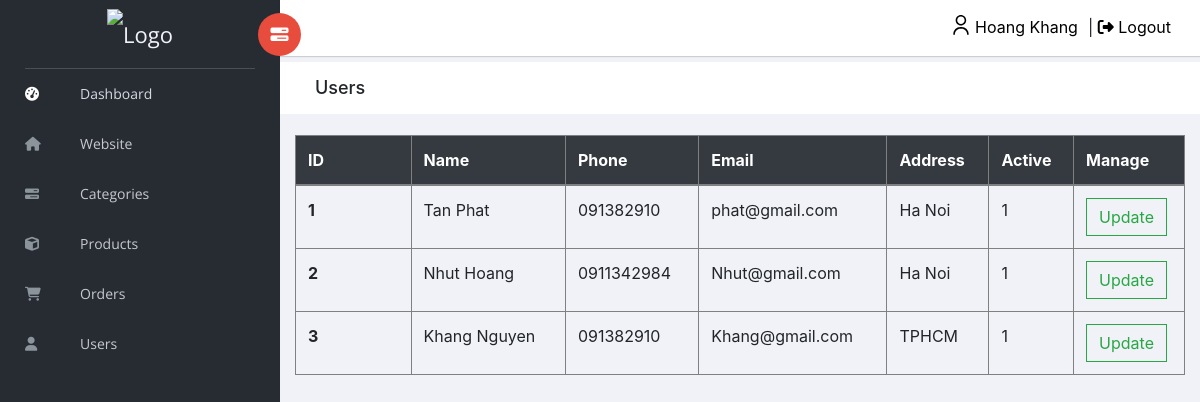
Page /admin/users.php (signed in) on the committed database.
### tables this page shows
CREATE TABLE `users` (
  `user_id` int(11) NOT NULL,
  `username` varchar(255) NOT NULL,
  `phone` varchar(50) NOT NULL,
  `email` varchar(100) NOT NULL,
  `address` varchar(255) NOT NULL,
  `password` varchar(100) NOT NULL,
  `active` int(11) NOT NULL
);

### admin/users.php (the view, shortened to what this page needs)
<?php
include("../db/connect.php");
include("include/head.php");
if(!isset($_SESSION['adminName'])){
?>
<script>
    alert("You can not access this page");
    window.location.replace("index.php");
</script>
<?php
} else {
$userPerPage = 10;
$pageNum = 1;
$offset = ($pageNum - 1) * $userPerPage;
?>
<body>
    <?php
    include('header.php');
    ?>
    <div style="padding:15px;">
        <table style="border:1px solid grey" class="table table-bordered">
            <thead class="thead-dark">
                <tr>
                    <th class="bor-white" scope="col">ID</th>
                    <th class="bor-white" scope="col">Name</th>
                    <th class="bor-white" scope="col">Phone</th>
                    <th class="bor-white" scope="col">Email</th>
                    <th class="bor-white" scope="col">Address</th>
                    <th class="bor-white" scope="col">Active</th>
                    <th class="bor-white" scope="col">Manage</th>
                </tr>
            </thead>
            <tbody>
                <?php
                $sql_selectUser = mysqli_query($conn, "SELECT * FROM users ORDER BY user_id asc LIMIT $offset, $userPerPage");
                while ($row_selectUser = mysqli_fetch_array($sql_selectUser)) {
                ?>
                    <tr>
                        <th class="td1" scope="row"><?php echo $row_selectUser['user_id'] ?></th>
                        <td><?php echo $row_selectUser['username'] ?></td>
                        <td><?php echo $row_selectUser['phone'] ?></td>
                        <td><?php echo $row_selectUser['email'] ?></td>
                        <td><?php echo $row_selectUser['address'] ?></td>
                        <td><?php echo $row_selectUser['active'] ?></td>
                        <td class="w-10">
                            <form style="display:inline;" action="manageUser.php?manageUser=update&id=<?php echo $row_selectUser['user_id'] ?>" method="POST">
                                <button style="margin-right: 5px;" type="submit" class="btn btn-outline-success">Update</button>
                            </form>
                        </td>
                    </tr>
                <?php
                }
                ?>
            </tbody>
        </table>
    </div>
</body>
<?php
}
?>
</html>

### admin/assets/css/admin.css (style rules this page uses)
.bor-white { border-color: grey !important; }
.table-bordered td, .table-bordered th { border: 1px solid grey; }
.td1 { width: 13%; }
.w-10 { width: 10%; }

### rows in the picture
users: user_id "1", username "Tan Phat", phone "091382910", email "phat@gmail.com", address "Ha Noi", active "1"
users: user_id "2", username "Nhut Hoang", phone "0911342984", email "Nhut@gmail.com", address "Ha Noi", active "1"
users: user_id "3", username "Khang Nguyen", phone "091382910", email "Khang@gmail.com", address "TPHCM", active "1"

### other values in the picture
$_SESSION['adminName'] "Hoang Khang"
$stringURL "Users"
